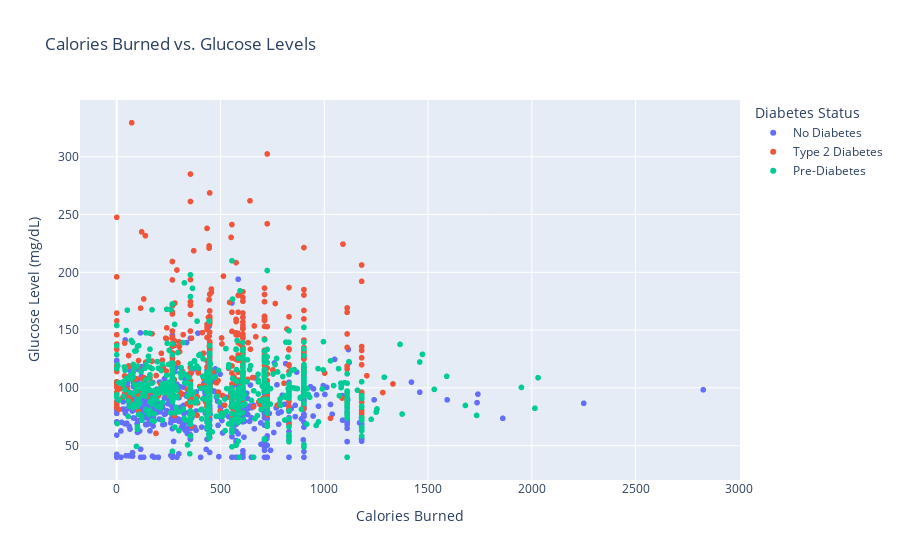

Notebook code cell kept with this figure:
### Code cell
import plotly.express as px

scatter_df = merged_data.dropna(subset=['Calories', 'Libre GL', 'Diabetes Status'])

fig = px.scatter(scatter_df, x="Calories", y="Libre GL", 
                 color="Diabetes Status", 
                 title="Calories Burned vs. Glucose Levels",
                 labels={"Calories": "Calories Burned", "Libre GL": "Glucose Level (mg/dL)"},
                 template="plotly")

fig.show()

### Figure 1 — Plotly figure (JSON) as saved in the notebook; plotly's stock layout.template omitted (floating-point values rounded to 4 significant figures; data arrays with more than 128 entries replaced by an {"elided": "..."} marker saying what was removed)
{"data": [{"hovertemplate": "Diabetes Status=No Diabetes<br>Calories Burned=%{x}<br>Glucose Level (mg/dL)=%{y}<extra></extra>", "legendgroup": "No Diabetes", "marker": {"color": "#636efa", "symbol": "circle"}, "mode": "markers", "name": "No Diabetes", "showlegend": true, "type": "scattergl", "x": {"elided": "633 float values"}, "xaxis": "x", "y": {"elided": "633 float values"}, "yaxis": "y"}, {"hovertemplate": "Diabetes Status=Type 2 Diabetes<br>Calories Burned=%{x}<br>Glucose Level (mg/dL)=%{y}<extra></extra>", "legendgroup": "Type 2 Diabetes", "marker": {"color": "#EF553B", "symbol": "circle"}, "mode": "markers", "name": "Type 2 Diabetes", "showlegend": true, "type": "scattergl", "x": {"elided": "455 float values"}, "xaxis": "x", "y": {"elided": "455 float values"}, "yaxis": "y"}, {"hovertemplate": "Diabetes Status=Pre-Diabetes<br>Calories Burned=%{x}<br>Glucose Level (mg/dL)=%{y}<extra></extra>", "legendgroup": "Pre-Diabetes", "marker": {"color": "#00cc96", "symbol": "circle"}, "mode": "markers", "name": "Pre-Diabetes", "showlegend": true, "type": "scattergl", "x": {"elided": "617 float values"}, "xaxis": "x", "y": {"elided": "617 float values"}, "yaxis": "y"}], "layout": {"legend": {"title": {"text": "Diabetes Status"}, "tracegroupgap": 0}, "title": {"text": "Calories Burned vs. Glucose Levels"}, "xaxis": {"anchor": "y", "domain": [0, 1], "title": {"text": "Calories Burned"}}, "yaxis": {"anchor": "x", "domain": [0, 1], "title": {"text": "Glucose Level (mg/dL)"}}}}
